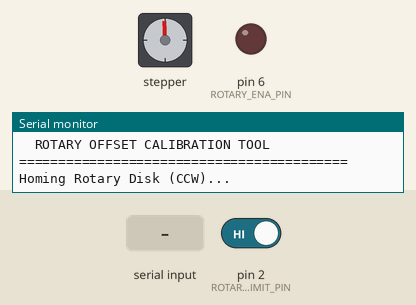
Recording of a sketch running on a simulated Arduino Uno, built with avr-gcc and run on an emulated ATmega328P. Parts: stepper motor, output pins drawn as LEDs (lit = HIGH), the last lines printed to the serial monitor. The test bench sets the inputs (shaded band); at power-on: pin 2 (ROTARY_LIMIT_PIN) HIGH. Stepper angles assume 200 steps per turn.

Above: at 0.8 s.
0.9 s: pin 2 (ROTARY_LIMIT_PIN) driven LOW
2.8 s: "1" received over Serial
At 3.8 s:
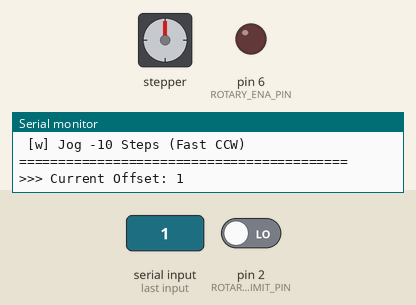
4.3 s: "2" received over Serial
At 4.9 s:
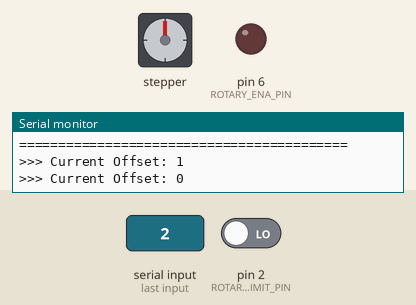
5.8 s: "w" received over Serial
At 6.8 s:
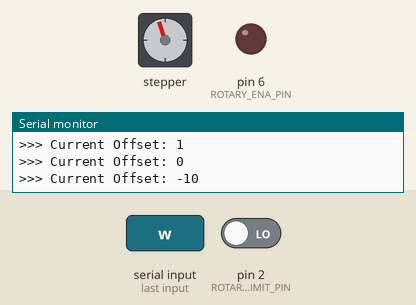
7.6 s: "W" received over Serial
At 9.1 s:
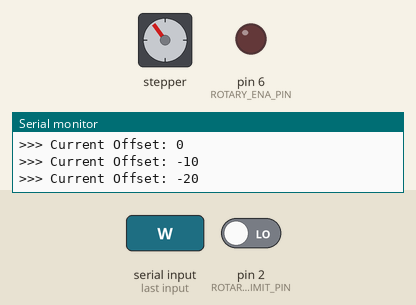
9.4 s: "w" received over Serial
At 10.7 s:
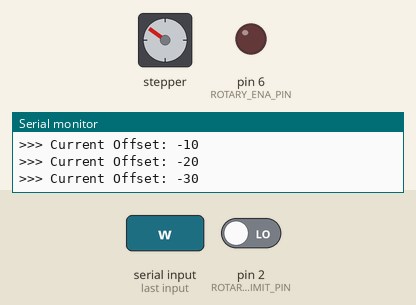
Timing chart, 0 to 12.2 s (numbered marks = the images above; inputs shaded):
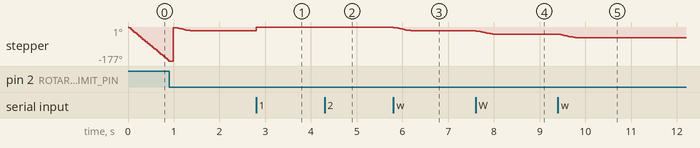

Measured:
- after the input at 2.8 s, stepper: turns 19° clockwise, starting at once
- after the input at 5.8 s, stepper: turns 18° counter-clockwise in 0.38 s, starting at once
- after the input at 7.6 s, stepper: turns 18° counter-clockwise in 0.38 s, starting at once
- after the input at 9.4 s, stepper: turns 18° counter-clockwise in 0.38 s, starting at once

The sketch:

Rotary-Offset-Calibration.ino
```cpp
#include <AccelStepper.h>

// ==========================================
// PIN DEFINITIONS (From V6 Architecture)
// ==========================================
#define ROTARY_STEP_PIN 4
#define ROTARY_DIR_PIN 5
#define ROTARY_ENA_PIN 6
#define ROTARY_LIMIT_PIN 2 // SS-5GL 'NO' Pin

// Initialize Stepper Object
AccelStepper rotaryStepper(AccelStepper::DRIVER, ROTARY_STEP_PIN, ROTARY_DIR_PIN);

// Track position so we only print when the motor stops at a new location
long lastPrintedPosition = 0;

void setup() {
  Serial.begin(115200);

  // Hardware Setup
  pinMode(ROTARY_LIMIT_PIN, INPUT_PULLUP);
  pinMode(ROTARY_ENA_PIN, OUTPUT);
  digitalWrite(ROTARY_ENA_PIN, LOW);  // Enable Stepper Driver (Active Low)

  // Motor Dynamics (Safe speeds for jogging)
  rotaryStepper.setMaxSpeed(200.0);
  rotaryStepper.setAcceleration(100.0);

  Serial.println("==========================================");
  Serial.println("  ROTARY OFFSET CALIBRATION TOOL");
  Serial.println("==========================================");

  homeRotary();

  Serial.println("\n=== Homing Complete. Position is ZERO ===");
  Serial.println("CONTROLS:");
  Serial.println(" [1] Jog +1 Step  (CW)");
  Serial.println(" [2] Jog -1 Step  (CCW)");
  Serial.println(" [q] Jog +10 Steps (Fast CW)");
  Serial.println(" [w] Jog -10 Steps (Fast CCW)");
  Serial.println("==========================================");
}

void loop() {
  // 1. Listen for Serial Commands
  if (Serial.available() > 0) {
    char cmd = Serial.read();

    if (cmd == '1') {
      rotaryStepper.move(1);   // Relative move +1 step
    }
    else if (cmd == '2') {
      rotaryStepper.move(-1);  // Relative move -1 step
    }
    else if (cmd == 'q' || cmd == 'Q') {
      rotaryStepper.move(10);  // Macro move +10 steps
    }
    else if (cmd == 'w' || cmd == 'W') {
      rotaryStepper.move(-10); // Macro move -10 steps
    }
  }

  // 2. Execute movement (Non-blocking)
  rotaryStepper.run();

  // 3. Print the absolute position once the motor stops moving
  if (rotaryStepper.distanceToGo() == 0 && rotaryStepper.currentPosition() != lastPrintedPosition) {
    lastPrintedPosition = rotaryStepper.currentPosition();

    Serial.print(">>> Current Offset: ");
    Serial.println(lastPrintedPosition);
  }
}

// ==========================================
// HOMING FUNCTION
// ==========================================
void homeRotary() {
  Serial.print("Homing Rotary Disk (CCW)... ");
  rotaryStepper.setSpeed(-112); // Negative = CCW

  while (digitalRead(ROTARY_LIMIT_PIN) == HIGH) {
    rotaryStepper.runSpeed();
  }

  // Stop and set to 0
  rotaryStepper.setSpeed(0);
  rotaryStepper.setCurrentPosition(0);

  // Back off slightly to clear the physical switch
  rotaryStepper.runToNewPosition(-10);

  // Re-Zero at this safe clearance point
  rotaryStepper.setCurrentPosition(0);
  Serial.println("Done.");
}
```
